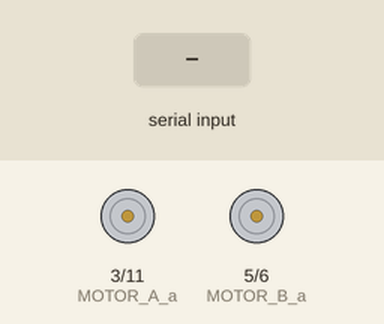
Simulated run of this sketch. Board: Arduino Uno, built with avr-gcc and run on an emulated ATmega328P. Shown: motor-driver pin pairs drawn as motors (green arrow = first pin HIGH = forward, orange = second pin HIGH = backward, longer = more drive). The test bench sets the inputs (shaded band). What the sketch prints to the serial monitor is not drawn.

Above: at 1.2 s.
1.3 s: "w90\n" received over Serial
At 2.2 s:
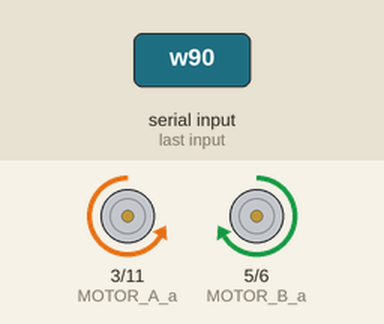
2.8 s: "a90\n" received over Serial
At 3.4 s:
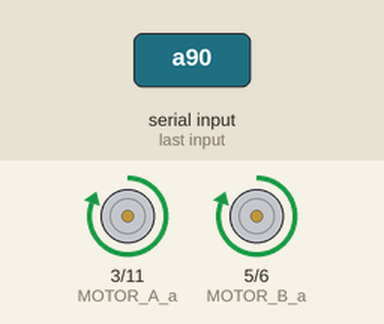
4.3 s: "d90\n" received over Serial
At 5.5 s:
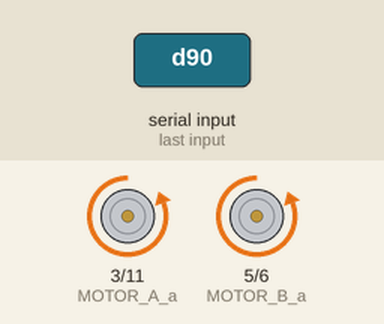
5.8 s: "s90\n" received over Serial
At 6.8 s:
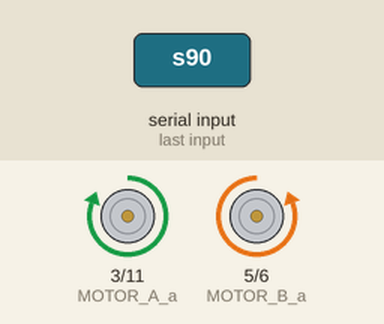
7.3 s: "a,45\n" received over Serial
At 8.0 s:
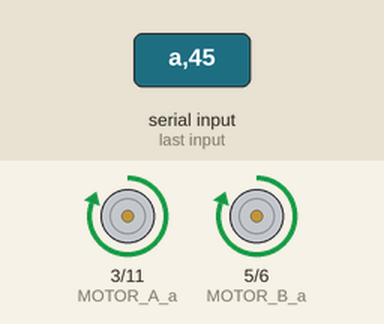
8.8 s: "d,45\n" received over Serial
At 9.1 s:
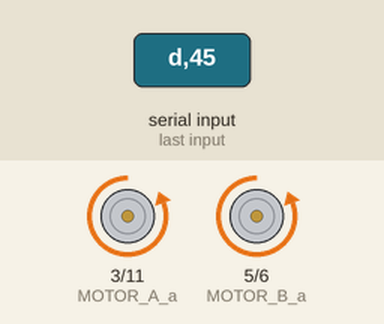
Timing chart, 0 to 11.3 s (numbered marks = the images above; inputs shaded):
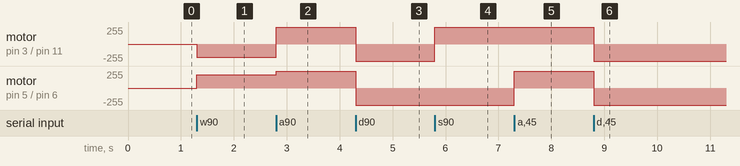

The sketch:

Blue_RC_Car.ino
```cpp
#define MOTOR_A_a 3     //모터A의 +출력핀은 3번핀입니다
#define MOTOR_A_b 11    //모터A의 -출력핀은 11번핀입니다
#define MOTOR_B_a 5     //모터B의 +출력핀은 5번핀입니다
#define MOTOR_B_b 6     //모터B의 -출력핀은 6번핀입니다

unsigned char m_a_spd = 0, m_b_spd = 0; //모터의 속력을 저장하는 전역변수
boolean m_a_dir = 0, m_b_dir = 0;       //모터의 방향을 결정하는 전역변수
unsigned char MOTOR_SPEED = 200; //모터의 기준속력입니다(0~255)

void setup()
{
  //모터 제어 핀들을 출력으로 설정합니다.
  pinMode(MOTOR_A_a, OUTPUT);
  pinMode(MOTOR_A_b, OUTPUT);
  pinMode(MOTOR_B_a, OUTPUT);
  pinMode(MOTOR_B_b, OUTPUT);

  Serial.begin(9600);       //시리얼 통신 초기화
  Serial.setTimeout(500);   //500ms 까지는 용서!
  Serial.println("Hello!"); //터미널 작동 확인용 문자열
}

void loop()
{
  unsigned char bt_cmd = 0;   //명령어 저장용 문자형 변수

  if (Serial.available())   //데이터가 입력되었을 때
  {
    bt_cmd = Serial.read(); //변수에 입력된 데이터 저장
    rc_ctrl_val(bt_cmd);     //입력된 데이터에 따라 모터에 입력될 변수를 조정하는 함수
  }
//  else                       // 500ms까지 변화가 없을떄
//  {
//    bt_cmd = 'x';            // 정지
//    rc_ctrl_val(bt_cmd);
//  }
  motor_drive();             //모터를 구동하는 함수
}

void rc_ctrl_val(unsigned char cmd) //입력된 데이터에 따라 모터에 입력될 변수를 조정하는 함수
{
  if(cmd == 'w')  //'w'가 입력되었을 때, 전진
  {
    m_a_dir = 0;  //모터A 정방향
    m_b_dir = 0;  //모터B 정방향
    m_a_spd = MOTOR_SPEED;  //모터A의 속력값 조정
    m_b_spd = MOTOR_SPEED;  //모터B의 속력값 조정
  }
  else if(cmd == 'a')  //'a'가 입력되었을 때, 제자리 좌회전
  {
    m_a_dir = 1;  //모터A 역방향
    m_b_dir = 0;  //모터B 정방향
    m_a_spd = MOTOR_SPEED;  //모터A의 속력값 조정
    m_b_spd = MOTOR_SPEED;  //모터B의 속력값 조정
  }
  else if(cmd == 'd')  //'d'가 입력되었을 때, 제자리 우회전
  {
    m_a_dir = 0;  //모터A 정방향
    m_b_dir = 1;  //모터B 역방향
    m_a_spd = MOTOR_SPEED;  //모터A의 속력값 조정
    m_b_spd = MOTOR_SPEED;  //모터B의 속력값 조정
  }
  else if(cmd == 's')  //'s'가 입력되었을 때, 후진
  {
    m_a_dir = 1;  //모터A 역방향
    m_b_dir = 1;  //모터B 역방향
    m_a_spd = MOTOR_SPEED;  //모터A의 속력값 조정
    m_b_spd = MOTOR_SPEED;  //모터B의 속력값 조정
  }
  else if(cmd == 'x')
  {
    m_a_dir = 0;  //모터A 정방향
    m_b_dir = 0;  //모터B 정방향
    m_a_spd = 0;  //모터A의 정지
    m_b_spd = 0;  //모터B의 정지
  }
  else if('0' <= cmd && '9'<= cmd)
  {
    MOTOR_SPEED = (cmd - '0') / 9 * 255; // 0 ~ 255 를 9등분해서 적용
  }
}

void motor_drive()  //모터를 구동하는 함수
{
  if(m_a_dir == 0)
  {
    digitalWrite(MOTOR_A_a, LOW);     //모터A+ LOW
    analogWrite(MOTOR_A_b, m_a_spd);  //모터A-의 속력을 PWM 출력
  }
  else
  {
    analogWrite(MOTOR_A_a, m_a_spd);  //모터A+의 속력을 PWM 출력
    digitalWrite(MOTOR_A_b, LOW);     //모터A- LOW
  }
  if(m_b_dir == 1)
  {
    digitalWrite(MOTOR_B_a, LOW);     //모터B+ LOW
    analogWrite(MOTOR_B_b, m_b_spd);  //모터B-의 속력을 PWM 출력
  }
  else
  {
    analogWrite(MOTOR_B_a, m_b_spd);  //모터B+의 속력을 PWM 출력
    digitalWrite(MOTOR_B_b, LOW);     //모터B- LOW
  }
}
```

Measured:
- after the input at 1.3 s, motor on pin 3 (MOTOR_A_a) / pin 11 (MOTOR_A_b): stopped → backward 200/255 at once; motor on pin 5 (MOTOR_B_a) / pin 6 (MOTOR_B_b): stopped → forward 200/255 at once
- after the input at 2.8 s, motor on pin 3 (MOTOR_A_a) / pin 11 (MOTOR_A_b): backward 200/255 → forward 255/255 at once; motor on pin 5 (MOTOR_B_a) / pin 6 (MOTOR_B_b): forward 200/255 → forward 255/255 at once
- after the input at 4.3 s, motor on pin 3 (MOTOR_A_a) / pin 11 (MOTOR_A_b), motor on pin 5 (MOTOR_B_a) / pin 6 (MOTOR_B_b): forward 255/255 → backward 255/255 at once
- after the input at 5.8 s, motor on pin 3 (MOTOR_A_a) / pin 11 (MOTOR_A_b): backward 255/255 → forward 255/255 at once
- after the input at 7.3 s, motor on pin 5 (MOTOR_B_a) / pin 6 (MOTOR_B_b): backward 255/255 → forward 255/255 at once
- after the input at 8.8 s, motor on pin 3 (MOTOR_A_a) / pin 11 (MOTOR_A_b), motor on pin 5 (MOTOR_B_a) / pin 6 (MOTOR_B_b): forward 255/255 → backward 255/255 at once
